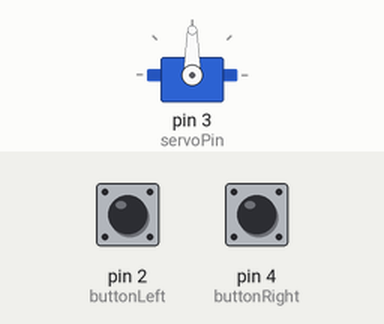
This sketch was run on a simulated Arduino Uno, built with avr-gcc and run on an emulated ATmega328P. On the bench: servo. Inputs (shaded band) come from the test bench; at power-on: pin 2 (buttonLeft) HIGH, pin 4 (buttonRight) HIGH.

Above: at 1.2 s.
1.3 s: pin 2 (buttonLeft) pulled LOW for 0.15 s
At 1.37 s:
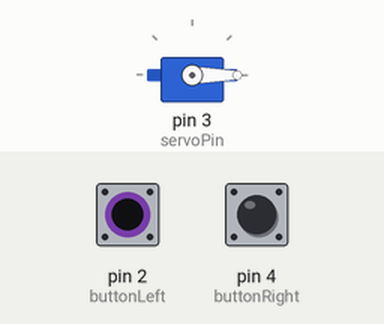
2.9 s: pin 4 (buttonRight) pulled LOW for 0.15 s
At 2.97 s:
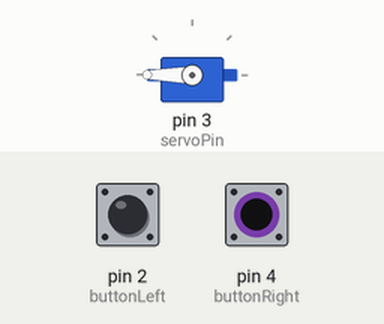
4.5 s: pin 4 (buttonRight) pulled LOW for 3.2 s
At 8.7 s:
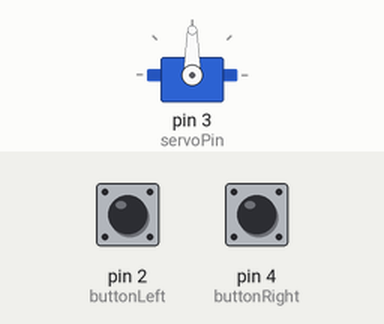
9.2 s: pin 2 (buttonLeft) pulled LOW for 3.2 s
At 9.8 s:
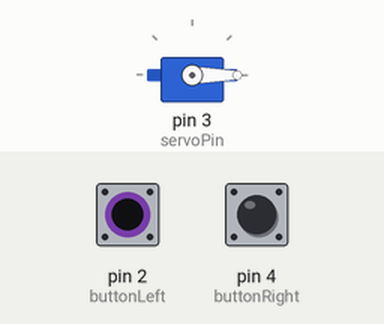
Timing chart, 0 to 13.9 s (numbered marks = the images above; inputs shaded):
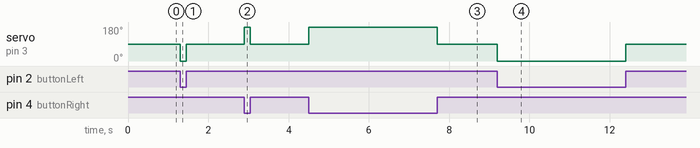

Measured:
- after the input at 1.3 s, servo on pin 3 (servoPin): 90° → 0° at once, → 90° 0.15 s later
- after the input at 2.9 s, servo on pin 3 (servoPin): 90° → 180° at once, → 90° 0.15 s later
- after the input at 4.5 s, servo on pin 3 (servoPin): 90° → 180° at once, → 90° 3.2 s later
- after the input at 9.2 s, servo on pin 3 (servoPin): 90° → 0° at once, → 90° 3.2 s later

The sketch:

dual_button_servo.ino
```cpp
#include <Servo.h>

Servo myServo;

const int buttonLeft  = 2; // Button for counter-clockwise rotation
const int buttonRight = 4; // Button for clockwise rotation
const int servoPin    = 3; // Servo signal pin

void setup() {
  myServo.attach(servoPin);

  // Enable internal pull-up resistors for both buttons
  pinMode(buttonLeft, INPUT_PULLUP);
  pinMode(buttonRight, INPUT_PULLUP);

  // Set default center position

}

void loop() {
  int leftState  = digitalRead(buttonLeft);
  int rightState = digitalRead(buttonRight);

  if (leftState == LOW) {
    myServo.write(0);    // Rotate fully counter-clockwise
  }
  else if (rightState == LOW) {
    myServo.write(180);  // Rotate fully clockwise
  }
  else {
    myServo.write(90);   // Return to center when no buttons are pressed
  }
}
```
